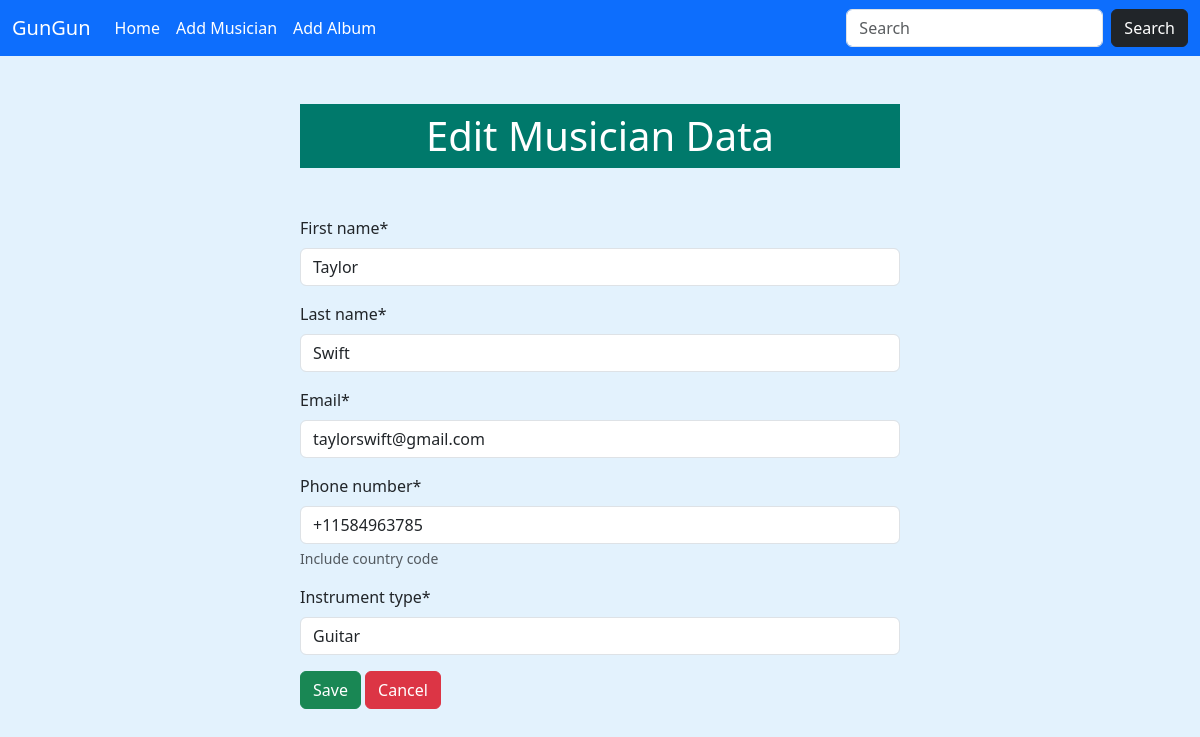
The page /musician/edit/1 on the database its author committed.
### musician/models.py (models this page shows, shortened)
class Musician(models.Model):
    first_name = models.CharField(max_length=100)
    last_name = models.CharField(max_length=100)
    email = models.EmailField()
    phone_number = models.CharField(
        max_length=15,
        validators=[MinLengthValidator(10),]
    )
    instrument_type = models.CharField(max_length=100)

### musician/views.py (the view)
# urls.py: path('edit/<int:id>', views.edit_musician, name = "edit_musician"),
def edit_musician(request, id):
    pi = Musician.objects.get(pk = id)
    if request.method == "POST":
        form = MusicianForm(request.POST, instance = pi)
        if form.is_valid():
            form.save()
            return redirect('home')
    else:
        form = MusicianForm(instance = pi)
    return render(request, 'edit_musician.html', {'form': form})

### musician/forms.py
class MusicianForm(forms.ModelForm):
    class Meta:
        model = Musician
        fields = '__all__'
        help_texts = {
            'phone_number' :'Include country code',
        }

### musician/templates/edit_musician.html (shortened to what this page needs)
{% extends 'base.html' %}
{% load crispy_forms_tags %}
{% block content %}
<div  style = "width:50%; margin:auto">
    <h1 class = "text-center text-white my-5 p-2" style ="background-color: #00796b">Edit Musician Data</h1>
    <form action="" method = "post" novalidate>
        {{form | crispy}}
        <input class = "btn btn-success" type="submit" value="Save">
        <a href="{% url 'home' %}" class="btn btn-danger">Cancel</a>
    </form>
</div>
{% endblock content %}

### templates/base.html (style rules this page uses)
body { background-color: #e3f2fd; }

### rows shown on the page
Musician: first_name "Taylor", last_name "Swift", email "taylorswift@gmail.com", phone_number "+11584963785", instrument_type "Guitar"
